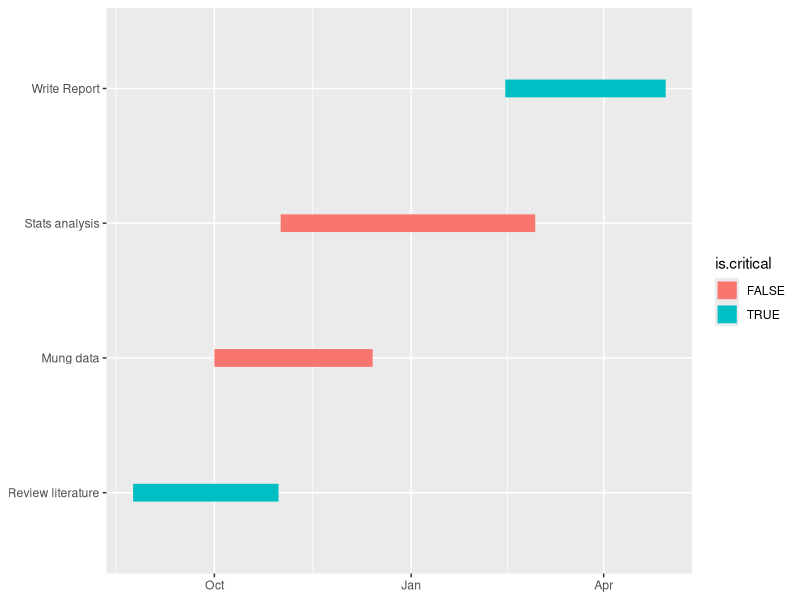

Write the R code that produced this figure.
## ---- chunk 1
knitr::opts_chunk$set(echo = TRUE)
## ---- chunk 2
library(reshape2)
library(ggplot2)
tasks <- c("Review literature", "Mung data", "Stats analysis", "Write Report")
dfr <- data.frame(
  name        = factor(tasks, levels = tasks),
  start.date  = as.Date(c("2010-08-24", "2010-10-01", "2010-11-01", "2011-02-14")),
  end.date    = as.Date(c("2010-10-31", "2010-12-14", "2011-02-28", "2011-04-30")),
  is.critical = c(TRUE, FALSE, FALSE, TRUE)
)
mdfr <- melt(dfr, measure.vars = c("start.date", "end.date"))
ggplot(mdfr, aes(value, name, colour = is.critical)) + 
  geom_line(size = 6) +
  xlab(NULL) + 
  ylab(NULL)
